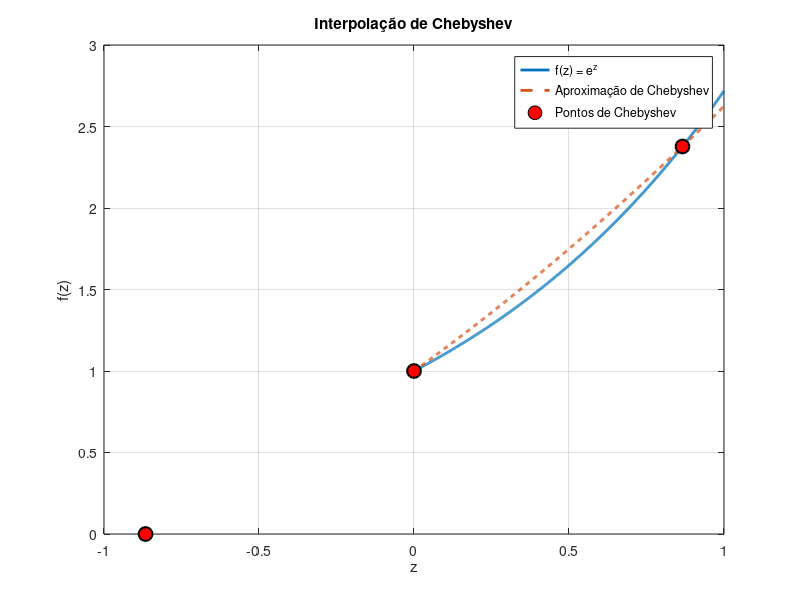
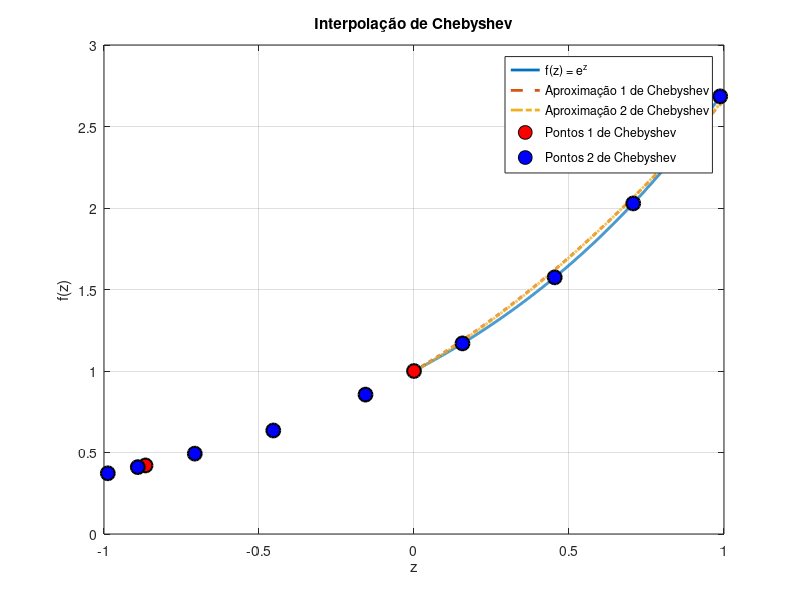

MATLAB code for these plots, in order:
%%%%%%%%%%%%
% Macroeconomia II
% Lista I
% Questão 3
% João Victor Batista Lopes, CAEN/UFC
%%%%%%%%%%%%

%% (a)
% Declarando a função f(z) = e^z
f = @(z) (z >= 0 & z <= 1) .* exp(z);

% Definindo a ordem e os pontos de Chebyshev
n = 2;
m = 3;

% Calculando os nós de Chebyshev manualmente
cheb_nodes = cos((2*(1:m)-1)*pi/(2*m));

% Avaliando a função nos pontos de Chebyshev
cheb_values = f(cheb_nodes);

% Ajustando um polinômio usando polyfit
cheb_coeffs = polyfit(cheb_nodes, cheb_values, n);

% Criando uma função a partir dos coeficientes do polinômio
cheb_approx = @(z) polyval(cheb_coeffs, z);

% Criando um vetor de pontos para o gráfico
z_values = linspace(0, 1, 1000);

% Calculando os valores da função original e da aproximação nos pontos
f_values = f(z_values);
approx_values = cheb_approx(z_values);

% Plotando a função original e a aproximação
figure;
plot(z_values, f_values, 'LineWidth', 2, 'DisplayName', 'f(z) = e^z');
hold on;
plot(z_values, approx_values, '--', 'LineWidth', 2, 'DisplayName', 'Aproximação de Chebyshev');
scatter(cheb_nodes, cheb_values, 100, 'r', 'filled', 'MarkerEdgeColor', 'k', 'LineWidth', 1.5, 'DisplayName', 'Pontos de Chebyshev');
legend('show');
xlabel('z');
ylabel('f(z)');
title('Interpolação de Chebyshev');
grid on;
hold off;

%% (b)
% Definindo a função original
f = @(z) exp(z);

% Definindo a ordem e os pontos de Chebyshev
n = 2;
m1 = 3; % pontos de Chebyshev para a primeira interpolação
m2 = 10; % pontos de Chebyshev para a segunda interpolação

% Calculando os nós de Chebyshev manualmente
cheb_nodes1 = cos((2*(1:m1)-1)*pi/(2*m1));
cheb_nodes2 = cos((2*(1:m2)-1)*pi/(2*m2));

% Avaliando a função nos pontos de Chebyshev
cheb_values1 = f(cheb_nodes1);
cheb_values2 = f(cheb_nodes2);

% Ajustando polinômios usando polyfit
cheb_coeffs1 = polyfit(cheb_nodes1, cheb_values1, n);
cheb_coeffs2 = polyfit(cheb_nodes2, cheb_values2, n);

% Criando funções a partir dos coeficientes dos polinômios
cheb_approx1 = @(z) polyval(cheb_coeffs1, z);
cheb_approx2 = @(z) polyval(cheb_coeffs2, z);

% Criando um vetor de pontos para o gráfico
z_values = linspace(0, 1, 1000);

% Calculando os valores das funções originais e das aproximações nos pontos
f_values = f(z_values);
approx_values1 = cheb_approx1(z_values);
approx_values2 = cheb_approx2(z_values);

% Plotando as funções originais e as aproximações
figure;
plot(z_values, f_values, 'LineWidth', 2, 'DisplayName', 'f(z) = e^z');
hold on;
plot(z_values, approx_values1, '--', 'LineWidth', 2, 'DisplayName', 'Aproximação 1 de Chebyshev');
plot(z_values, approx_values2, '-.', 'LineWidth', 2, 'DisplayName', 'Aproximação 2 de Chebyshev');
scatter(cheb_nodes1, cheb_values1, 100, 'r', 'filled', 'MarkerEdgeColor', 'k', 'LineWidth', 1.5, 'DisplayName', 'Pontos 1 de Chebyshev');
scatter(cheb_nodes2, cheb_values2, 100, 'b', 'filled', 'MarkerEdgeColor', 'k', 'LineWidth', 1.5, 'DisplayName', 'Pontos 2 de Chebyshev');
legend('show');
xlabel('z');
ylabel('f(z)');
title('Interpolação de Chebyshev');
grid on;
hold off;

%% (c)
